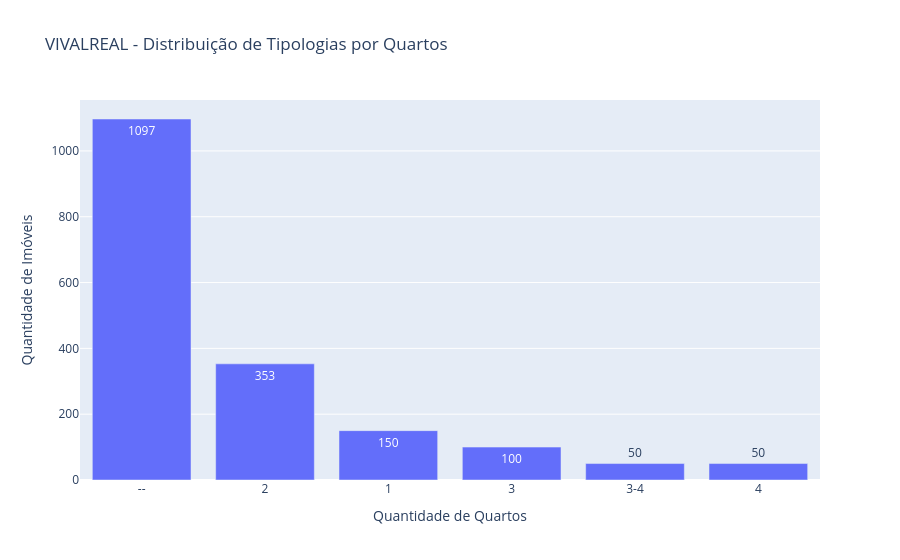

Notebook cell for this chart:
### Code cell
fig_tipologias.show()

### Figure 1 — Plotly figure (JSON) as saved in the notebook; plotly's stock layout.template omitted (floating-point values rounded to 4 significant figures)
{"data": [{"alignmentgroup": "True", "hovertemplate": "Quantidade de Quartos=%{x}<br>Quantidade de Imóveis=%{text}<extra></extra>", "legendgroup": "", "marker": {"color": "#636efa", "pattern": {"shape": ""}}, "name": "", "offsetgroup": "", "orientation": "v", "showlegend": false, "text": [1097, 353, 150, 100, 50, 50], "textposition": "auto", "type": "bar", "x": ["--", "2", "1", "3", "3-4", "4"], "xaxis": "x", "y": [1097, 353, 150, 100, 50, 50], "yaxis": "y"}], "layout": {"barmode": "relative", "legend": {"tracegroupgap": 0}, "title": {"text": "VIVALREAL - Distribuição de Tipologias por Quartos"}, "xaxis": {"anchor": "y", "domain": [0, 1], "title": {"text": "Quantidade de Quartos"}}, "yaxis": {"anchor": "x", "domain": [0, 1], "title": {"text": "Quantidade de Imóveis"}}}}
